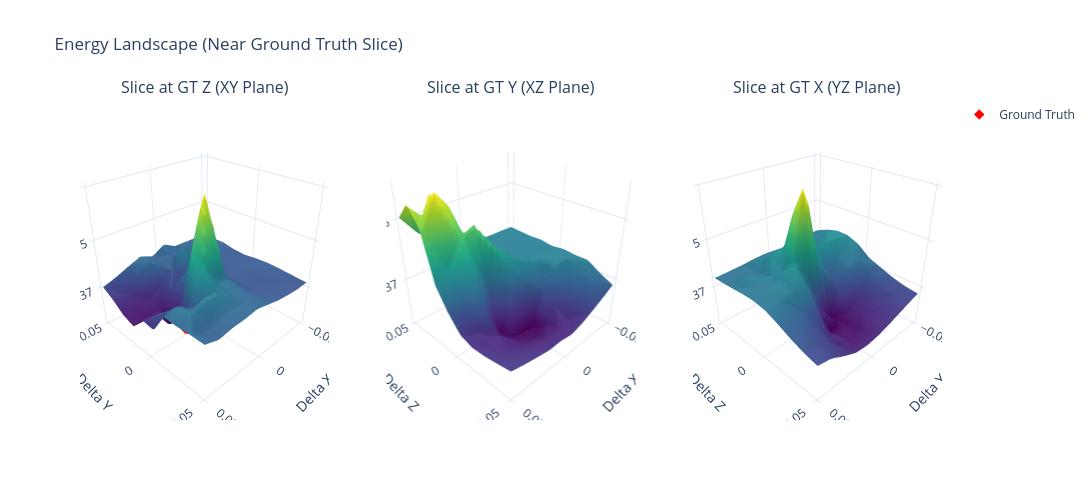

Notebook source saved alongside this figure:
### Code cell
fig2 = make_subplots(
    rows=1, cols=3,
    specs=[[{'type': 'scene'}, {'type': 'scene'}, {'type': 'scene'}]],
    subplot_titles=(
        "Slice at GT Z (XY Plane)",
        "Slice at GT Y (XZ Plane)",
        "Slice at GT X (YZ Plane)"
    )
)

# Convert to arrays for boolean indexing
dx_arr = np.array(delta_x)
dy_arr = np.array(delta_y)
dz_arr = np.array(delta_z)
e_arr  = np.array(energy)

# Slice configurations: (d1, d2, slice_axis_data, gt_slice_val, labels, gt1, gt2, col)
# Tolerance defines the thickness of the slice band
slices = [
    (dx_arr, dy_arr, dz_arr, gt_z, "Delta X", "Delta Y", gt_x, gt_y, 1),
    (dx_arr, dz_arr, dy_arr, gt_y, "Delta X", "Delta Z", gt_x, gt_z, 2),
    (dy_arr, dz_arr, dx_arr, gt_x, "Delta Y", "Delta Z", gt_y, gt_z, 3),
]

for d1, d2, slice_data, gt_val, lbl1, lbl2, gt1, gt2, col in slices:
    # Filter points within a band near ground truth (20% of range as band width)
    band_width = (np.max(slice_data) - np.min(slice_data)) * 0.20
    mask = np.abs(slice_data - gt_val) <= (band_width / 2.0)
    
    # Fallback to all data if slice contains too few points
    if np.sum(mask) < 10:
        mask = np.ones_like(slice_data, dtype=bool)

    d1_sub, d2_sub, e_sub = d1[mask], d2[mask], e_arr[mask]
    
    # Grid interpolation on slice subset
    xi = np.linspace(np.min(d1), np.max(d1), 40)
    yi = np.linspace(np.min(d2), np.max(d2), 40)
    XI, YI = np.meshgrid(xi, yi)
    
    ZI = griddata((d1_sub, d2_sub), e_sub, (XI, YI), method='linear')
    
    # Fill border NaNs
    nan_mask = np.isnan(ZI)
    if np.any(nan_mask):
        ZI_nearest = griddata((d1_sub, d2_sub), e_sub, (XI, YI), method='nearest')
        ZI[nan_mask] = ZI_nearest[nan_mask]

    # Surface plot
    fig2.add_trace(
        go.Surface(
            x=xi, y=yi, z=ZI,
            colorscale='Viridis',
            showscale=False,
            hovertemplate=f"{lbl1}: %{{x:.2f}}<br>{lbl2}: %{{y:.2f}}<br>Energy: %{{z:.2f}}<extra></extra>"
        ),
        row=1, col=col
    )
    
    # Ground Truth Marker
    fig2.add_trace(
        go.Scatter3d(
            x=[gt1], y=[gt2], z=[np.min(e_sub)],
            mode='markers',
            marker=dict(size=8, color='red', symbol='diamond'),
            name='Ground Truth',
            showlegend=(col == 1)
        ),
        row=1, col=col
    )

for scene_name, (x_lbl, y_lbl, z_lbl) in zip(scenes, axis_labels):
    fig2.update_layout({
        scene_name: dict(
            xaxis_title=x_lbl, yaxis_title=y_lbl, zaxis_title=z_lbl,
            camera=dict(eye=dict(x=1.5, y=1.5, z=1.2))
        )
    })

fig2.update_layout(
    height=500, width=1300,
    title_text="Energy Landscape (Near Ground Truth Slice)",
    template="plotly_white"
)
fig2.show()

### Figure 1 — Plotly figure (JSON) as saved in the notebook; plotly's stock layout.template omitted (floating-point values rounded to 4 significant figures; data arrays with more than 128 entries replaced by an {"elided": "..."} marker saying what was removed)
{"data": [{"colorscale": [[0, "#440154"], [0.1111, "#482878"], [0.2222, "#3e4989"], [0.3333, "#31688e"], [0.4444, "#26828e"], [0.5556, "#1f9e89"], [0.6667, "#35b779"], [0.7778, "#6ece58"], [0.8889, "#b5de2b"], [1, "#fde725"]], "hovertemplate": "Delta X: %{x:.2f}<br>Delta Y: %{y:.2f}<br>Energy: %{z:.2f}<extra></extra>", "scene": "scene", "showscale": false, "type": "surface", "x": [-0.05, -0.04744, -0.04487, -0.04231, -0.03974, -0.03718, -0.03462, -0.03205, -0.02949, -0.02692, -0.02436, -0.02179, -0.01923, -0.01667, -0.0141, -0.01154, -0.008974, -0.00641, -0.003846, -0.001282, 0.001282, 0.003846, 0.00641, 0.008974, 0.01154, 0.0141, 0.01667, 0.01923, 0.02179, 0.02436, 0.02692, 0.02949, 0.03205, 0.03462, 0.03718, 0.03974, 0.04231, 0.04487, 0.04744, 0.05], "y": [-0.05, -0.04744, -0.04487, -0.04231, -0.03974, -0.03718, -0.03462, -0.03205, -0.02949, -0.02692, -0.02436, -0.02179, -0.01923, -0.01667, -0.0141, -0.01154, -0.008974, -0.00641, -0.003846, -0.001282, 0.001282, 0.003846, 0.00641, 0.008974, 0.01154, 0.0141, 0.01667, 0.01923, 0.02179, 0.02436, 0.02692, 0.02949, 0.03205, 0.03462, 0.03718, 0.03974, 0.04231, 0.04487, 0.04744, 0.05], "z": {"elided": "40x40 float values"}}, {"marker": {"color": "red", "size": 8, "symbol": "diamond"}, "mode": "markers", "name": "Ground Truth", "scene": "scene", "showlegend": true, "type": "scatter3d", "x": [0.01366], "y": [0.001291], "z": [0.4366]}, {"colorscale": [[0, "#440154"], [0.1111, "#482878"], [0.2222, "#3e4989"], [0.3333, "#31688e"], [0.4444, "#26828e"], [0.5556, "#1f9e89"], [0.6667, "#35b779"], [0.7778, "#6ece58"], [0.8889, "#b5de2b"], [1, "#fde725"]], "hovertemplate": "Delta X: %{x:.2f}<br>Delta Z: %{y:.2f}<br>Energy: %{z:.2f}<extra></extra>", "scene": "scene2", "showscale": false, "type": "surface", "x": [-0.05, -0.04744, -0.04487, -0.04231, -0.03974, -0.03718, -0.03462, -0.03205, -0.02949, -0.02692, -0.02436, -0.02179, -0.01923, -0.01667, -0.0141, -0.01154, -0.008974, -0.00641, -0.003846, -0.001282, 0.001282, 0.003846, 0.00641, 0.008974, 0.01154, 0.0141, 0.01667, 0.01923, 0.02179, 0.02436, 0.02692, 0.02949, 0.03205, 0.03462, 0.03718, 0.03974, 0.04231, 0.04487, 0.04744, 0.05], "y": [-0.05, -0.04744, -0.04487, -0.04231, -0.03974, -0.03718, -0.03462, -0.03205, -0.02949, -0.02692, -0.02436, -0.02179, -0.01923, -0.01667, -0.0141, -0.01154, -0.008974, -0.00641, -0.003846, -0.001282, 0.001282, 0.003846, 0.00641, 0.008974, 0.01154, 0.0141, 0.01667, 0.01923, 0.02179, 0.02436, 0.02692, 0.02949, 0.03205, 0.03462, 0.03718, 0.03974, 0.04231, 0.04487, 0.04744, 0.05], "z": {"elided": "40x40 float values"}}, {"marker": {"color": "red", "size": 8, "symbol": "diamond"}, "mode": "markers", "name": "Ground Truth", "scene": "scene2", "showlegend": false, "type": "scatter3d", "x": [0.01366], "y": [-0.002528], "z": [0.4366]}, {"colorscale": [[0, "#440154"], [0.1111, "#482878"], [0.2222, "#3e4989"], [0.3333, "#31688e"], [0.4444, "#26828e"], [0.5556, "#1f9e89"], [0.6667, "#35b779"], [0.7778, "#6ece58"], [0.8889, "#b5de2b"], [1, "#fde725"]], "hovertemplate": "Delta Y: %{x:.2f}<br>Delta Z: %{y:.2f}<br>Energy: %{z:.2f}<extra></extra>", "scene": "scene3", "showscale": false, "type": "surface", "x": [-0.05, -0.04744, -0.04487, -0.04231, -0.03974, -0.03718, -0.03462, -0.03205, -0.02949, -0.02692, -0.02436, -0.02179, -0.01923, -0.01667, -0.0141, -0.01154, -0.008974, -0.00641, -0.003846, -0.001282, 0.001282, 0.003846, 0.00641, 0.008974, 0.01154, 0.0141, 0.01667, 0.01923, 0.02179, 0.02436, 0.02692, 0.02949, 0.03205, 0.03462, 0.03718, 0.03974, 0.04231, 0.04487, 0.04744, 0.05], "y": [-0.05, -0.04744, -0.04487, -0.04231, -0.03974, -0.03718, -0.03462, -0.03205, -0.02949, -0.02692, -0.02436, -0.02179, -0.01923, -0.01667, -0.0141, -0.01154, -0.008974, -0.00641, -0.003846, -0.001282, 0.001282, 0.003846, 0.00641, 0.008974, 0.01154, 0.0141, 0.01667, 0.01923, 0.02179, 0.02436, 0.02692, 0.02949, 0.03205, 0.03462, 0.03718, 0.03974, 0.04231, 0.04487, 0.04744, 0.05], "z": {"elided": "40x40 float values"}}, {"marker": {"color": "red", "size": 8, "symbol": "diamond"}, "mode": "markers", "name": "Ground Truth", "scene": "scene3", "showlegend": false, "type": "scatter3d", "x": [0.001291], "y": [-0.002528], "z": [0.4366]}], "layout": {"annotations": [{"font": {"size": 16}, "showarrow": false, "text": "Slice at GT Z (XY Plane)", "x": 0.1444, "xanchor": "center", "xref": "paper", "y": 1, "yanchor": "bottom", "yref": "paper"}, {"font": {"size": 16}, "showarrow": false, "text": "Slice at GT Y (XZ Plane)", "x": 0.5, "xanchor": "center", "xref": "paper", "y": 1, "yanchor": "bottom", "yref": "paper"}, {"font": {"size": 16}, "showarrow": false, "text": "Slice at GT X (YZ Plane)", "x": 0.8556, "xanchor": "center", "xref": "paper", "y": 1, "yanchor": "bottom", "yref": "paper"}], "height": 500, "scene": {"camera": {"eye": {"x": 1.5, "y": 1.5, "z": 1.2}}, "domain": {"x": [0, 0.2889], "y": [0, 1]}, "xaxis": {"title": {"text": "Delta X"}}, "yaxis": {"title": {"text": "Delta Y"}}, "zaxis": {"title": {"text": "Energy"}}}, "scene2": {"camera": {"eye": {"x": 1.5, "y": 1.5, "z": 1.2}}, "domain": {"x": [0.3556, 0.6444], "y": [0, 1]}, "xaxis": {"title": {"text": "Delta X"}}, "yaxis": {"title": {"text": "Delta Z"}}, "zaxis": {"title": {"text": "Energy"}}}, "scene3": {"camera": {"eye": {"x": 1.5, "y": 1.5, "z": 1.2}}, "domain": {"x": [0.7111, 1], "y": [0, 1]}, "xaxis": {"title": {"text": "Delta Y"}}, "yaxis": {"title": {"text": "Delta Z"}}, "zaxis": {"title": {"text": "Energy"}}}, "title": {"text": "Energy Landscape (Near Ground Truth Slice)"}, "width": 1300}}
